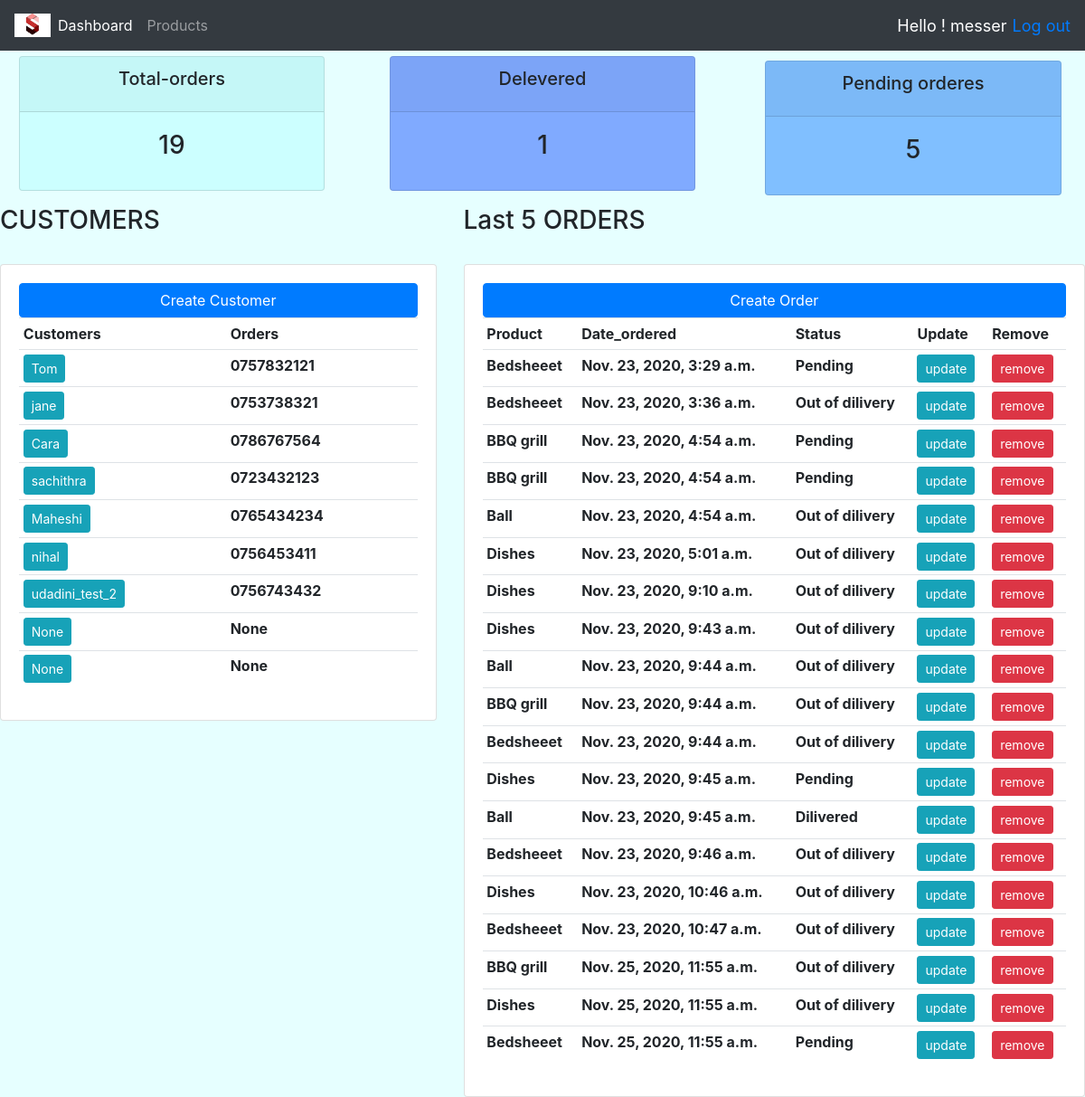
The app's page / (signed in) with its own data.
### project/models.py (models this page shows, shortened)
class  Customer(models.Model):
    user = models.OneToOneField(User,null = True , on_delete=models.CASCADE)
    name = models.CharField(max_length=200 ,null=True)
    phone = models.CharField(max_length=10 ,null=True)
    profile_img = models.ImageField(default="logo.jpg" ,null=True,blank=True)
    email = models.EmailField(null=True)
    date_created = models.DateTimeField(auto_now_add=True)

class Order(models.Model):
    customer = models.ForeignKey(Customer,null=True,on_delete=models.CASCADE)
    product = models.ForeignKey(Product,null=True,on_delete=models.SET_NULL)
    date_created = models.DateTimeField(auto_now_add=True)
    status = models.CharField(max_length=256,choices=STATUS_CHOICES)
    note = models.CharField(max_length=300,null=True)

class Product(models.Model):
    name= models.CharField(max_length=200 ,null=True)
    price = models.FloatField()
    category = models.CharField(max_length=200,choices=CATEGORY_CHOICES)
    description = models.CharField(max_length=500 ,blank=True)
    date_created = models.DateTimeField(auto_now_add=True)
    tags = models.ManyToManyField(Tag)
    def __str__(self):
        return self.name

### project/decorators.py (the view)
        def wrapper_func(request,*args,**kwargs):
            group= None
            if request.user.groups.exists():
                group = request.user.groups.all()[0].name
            if group == "customer" :
                return redirect("user")
            if group == 'admin':
                return view_func(request,*args,*kwargs)
            else:
                return HttpResponse("You are not Approved for this Page")

### project/views.py (called while the page is built)
@login_required(login_url="login")
@admin_only
def home(request):
    orders = Order.objects.all()
    customers = Customer.objects.all()
    totol_customers = customers.count()
    totol_orders = orders.count()
    dilivered = orders.filter(status="Dilivered").count()
    pending = orders.filter(status = "Pending").count()
    context ={
        "orders":orders,
        "customers" : customers,
        "totol_customers":totol_customers,
        "totol_orders" : totol_orders,
        "dilivered" : dilivered ,
        "pending" : pending
    }
    return render(request,"project/dashboard.html",context)

### project/templates/project/dashboard.html (shortened to what this page needs)
{% extends "project/base.html" %}
{% block body %}
{% include 'project/status.html' %}
    <div class="row">
        <div class="col-md-5">
            <h3>CUSTOMERS</h3>
            <br>
            <div class="card card-body">
                <a href="{% url 'createcustomer' %}" class="btn btn-primary"> Create Customer</a>
                <table class="table table-sm">
                    <tr>
                        <th>Customers</th>
                        <th>Orders</th>
                    </tr>
                    {% for customer in customers %}
                    <tr>
                        <th><a class="btn btn-sm btn-info" href="{% url 'customer' customer.id %}">{{ customer.name }}</a></th>
                        <th>{{ customer.phone }}</th>
                    </tr>
                    {% endfor %}
                </table>
            </div>
        </div>
               <div class="col-md-7">
            <h3>Last 5 ORDERS</h3>
            <br>
            <div class="card card-body">
                <a class="btn btn-primary" href="{% url 'createorder' %}">Create Order</a>
                <table class="table table-sm">
                    <tr>
                        <th>Product</th>
                        <th>Date_ordered</th>
                        <th>Status</th>
                        <th>Update</th>
                        <th>Remove</th>
                    </tr>
                    {% for order in orders %}
                    <tr>
                        <th>{{ order.product }}</th>
                        <th>{{ order.date_created }}</th>
                        <th>{{ order.status }}</th>
                        <th><a class="btn btn-sm btn-info"  href="{% url 'updateorder' order.id %}">update</a></th>
                        <th><a class="btn btn-sm btn-danger"  href="{% url 'deleteorder' order.id %}">remove</a></th>
                    </tr>
                    {% endfor %}
                </table>
            </div>
        </div>
    </div>
{% endblock %}

### project/templates/project/base.html (shortened to what this page needs)
<!doctype html>
<html lang="en">
<head>
    <link href="https://cdn.jsdelivr.net/npm/bootstrap@4.5.3/dist/css/bootstrap.min.css"
 rel="stylesheet">
    {% load static %}
    <link rel="stylesheet" type="text/css" href="{% static '/css/main.css' %}">
</head>
<body>
<header>
    {% load static %}
    <nav class="navbar navbar-expand-lg navbar-dark bg-dark">
        <img style="width:40px;" src="{% static 'images/logo.jpg' %}">
        <div class="collapse navbar-collapse" id="navbarNav">
            <ul class="navbar-nav">
                {% if request.user.is_staff %}
                <li class="nav-item active">
                    <a class="nav-link" href="{% url 'home' %}">Dashboard</a>
                </li>
                <li class="nav-item">
                    <a class="nav-link" href="{% url 'products' %}">Products</a>
                </li>
                {% else %}
                 <li class="nav-item">
                    <a class="nav-link" href="{% url 'account' %}">Account</a>
                </li>
                {% endif %}
            </ul>
        </div>
        <span style="color:white;font-size :18px;margin:6px">Hello ! {{ request.user }}</span>
        <span style="color:white ;font-size :18px"><a href="{% url 'logout' %}">Log out</a></span>
    </nav>
</header>
{% block body %}
{% endblock %}
</body>
</html>

### static/css/main.css (style rules this page uses)
body { background-color : #e6ffff ; }

### records on screen
Customer: name "Tom", phone "0757832121"
Customer: name "jane", phone "0753738321"
Customer: name "Cara", phone "0786767564"
Customer: name "sachithra", phone "0723432123"
Customer: name "Maheshi", phone "0765434234"
Customer: name "nihal", phone "0756453411"
Customer: name "udadini_test_2", phone "0756743432"
Customer: name "None", phone "None"
Customer: name "None", phone "None"
Order: product "Bedsheeet", date_created "Nov. 23, 2020, 3:29 a.m.", status "Pending"
Order: product "Bedsheeet", date_created "Nov. 23, 2020, 3:36 a.m.", status "Out of dilivery"
Order: product "BBQ grill", date_created "Nov. 23, 2020, 4:54 a.m.", status "Pending"
Order: product "BBQ grill", date_created "Nov. 23, 2020, 4:54 a.m.", status "Pending"
Order: product "Ball", date_created "Nov. 23, 2020, 4:54 a.m.", status "Out of dilivery"
Order: product "Dishes", date_created "Nov. 23, 2020, 5:01 a.m.", status "Out of dilivery"
Order: product "Dishes", date_created "Nov. 23, 2020, 9:10 a.m.", status "Out of dilivery"
Order: product "Dishes", date_created "Nov. 23, 2020, 9:43 a.m.", status "Out of dilivery"
Order: product "Ball", date_created "Nov. 23, 2020, 9:44 a.m.", status "Out of dilivery"
Order: product "BBQ grill", date_created "Nov. 23, 2020, 9:44 a.m.", status "Out of dilivery"
Order: product "Bedsheeet", date_created "Nov. 23, 2020, 9:44 a.m.", status "Out of dilivery"
Order: product "Dishes", date_created "Nov. 23, 2020, 9:45 a.m.", status "Pending"
Order: product "Ball", date_created "Nov. 23, 2020, 9:45 a.m.", status "Dilivered"
Order: product "Bedsheeet", date_created "Nov. 23, 2020, 9:46 a.m.", status "Out of dilivery"
Order: product "Dishes", date_created "Nov. 23, 2020, 10:46 a.m.", status "Out of dilivery"
Order: product "Bedsheeet", date_created "Nov. 23, 2020, 10:47 a.m.", status "Out of dilivery"
Order: product "BBQ grill", date_created "Nov. 25, 2020, 11:55 a.m.", status "Out of dilivery"
Order: product "Dishes", date_created "Nov. 25, 2020, 11:55 a.m.", status "Out of dilivery"
Order: product "Bedsheeet", date_created "Nov. 25, 2020, 11:55 a.m.", status "Pending"

### other values on screen
{{ request.user }} "messer"
{{ totol_orders }} "19"
{{ dilivered }} "1"
{{ pending }} "5"
